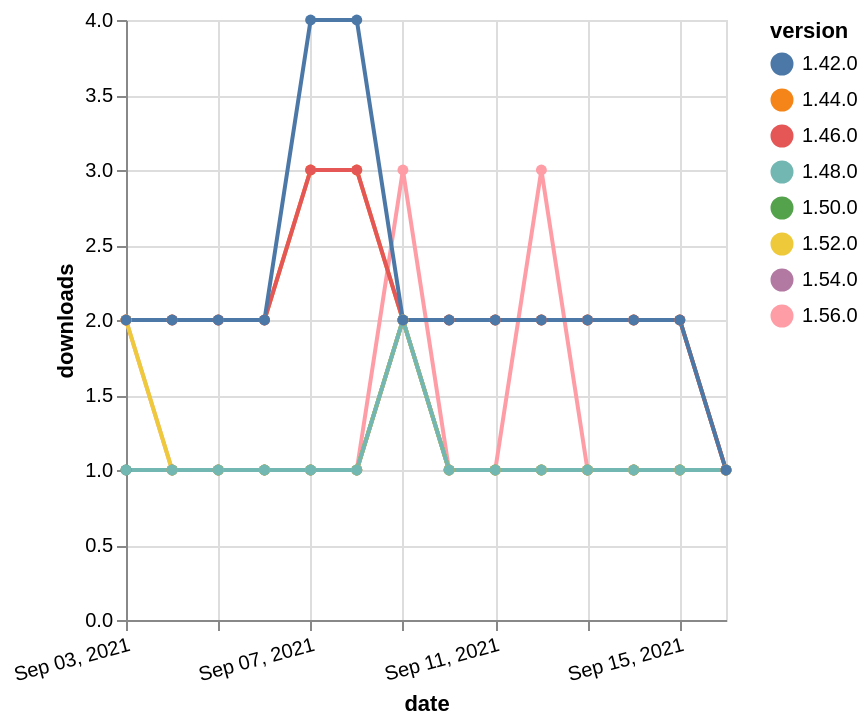

Write the Vega-Lite specification saved for this chart.
### Vega-Lite specification from a JSON file in a GitHub repository (floating-point values rounded to 4 significant figures)
{"$schema": "https://vega.github.io/schema/vega-lite/v5.json", "description": "A simple bar chart with embedded data.", "data": {"values": [{"date": "2021-09-03", "total": 183, "delta": 2, "version": "1.56.0"}, {"date": "2021-09-04", "total": 184, "delta": 1, "version": "1.56.0"}, {"date": "2021-09-05", "total": 185, "delta": 1, "version": "1.56.0"}, {"date": "2021-09-06", "total": 186, "delta": 1, "version": "1.56.0"}, {"date": "2021-09-07", "total": 187, "delta": 1, "version": "1.56.0"}, {"date": "2021-09-08", "total": 188, "delta": 1, "version": "1.56.0"}, {"date": "2021-09-09", "total": 191, "delta": 3, "version": "1.56.0"}, {"date": "2021-09-10", "total": 192, "delta": 1, "version": "1.56.0"}, {"date": "2021-09-11", "total": 193, "delta": 1, "version": "1.56.0"}, {"date": "2021-09-12", "total": 196, "delta": 3, "version": "1.56.0"}, {"date": "2021-09-13", "total": 197, "delta": 1, "version": "1.56.0"}, {"date": "2021-09-14", "total": 198, "delta": 1, "version": "1.56.0"}, {"date": "2021-09-15", "total": 199, "delta": 1, "version": "1.56.0"}, {"date": "2021-09-16", "total": 200, "delta": 1, "version": "1.56.0"}, {"date": "2021-09-03", "total": 155, "delta": 1, "version": "1.54.0"}, {"date": "2021-09-04", "total": 156, "delta": 1, "version": "1.54.0"}, {"date": "2021-09-05", "total": 157, "delta": 1, "version": "1.54.0"}, {"date": "2021-09-06", "total": 158, "delta": 1, "version": "1.54.0"}, {"date": "2021-09-07", "total": 159, "delta": 1, "version": "1.54.0"}, {"date": "2021-09-08", "total": 160, "delta": 1, "version": "1.54.0"}, {"date": "2021-09-09", "total": 162, "delta": 2, "version": "1.54.0"}, {"date": "2021-09-10", "total": 163, "delta": 1, "version": "1.54.0"}, {"date": "2021-09-11", "total": 164, "delta": 1, "version": "1.54.0"}, {"date": "2021-09-12", "total": 165, "delta": 1, "version": "1.54.0"}, {"date": "2021-09-13", "total": 166, "delta": 1, "version": "1.54.0"}, {"date": "2021-09-14", "total": 167, "delta": 1, "version": "1.54.0"}, {"date": "2021-09-15", "total": 168, "delta": 1, "version": "1.54.0"}, {"date": "2021-09-16", "total": 169, "delta": 1, "version": "1.54.0"}, {"date": "2021-09-03", "total": 191, "delta": 1, "version": "1.50.0"}, {"date": "2021-09-04", "total": 192, "delta": 1, "version": "1.50.0"}, {"date": "2021-09-05", "total": 193, "delta": 1, "version": "1.50.0"}, {"date": "2021-09-06", "total": 194, "delta": 1, "version": "1.50.0"}, {"date": "2021-09-07", "total": 195, "delta": 1, "version": "1.50.0"}, {"date": "2021-09-08", "total": 196, "delta": 1, "version": "1.50.0"}, {"date": "2021-09-09", "total": 198, "delta": 2, "version": "1.50.0"}, {"date": "2021-09-10", "total": 199, "delta": 1, "version": "1.50.0"}, {"date": "2021-09-11", "total": 200, "delta": 1, "version": "1.50.0"}, {"date": "2021-09-12", "total": 201, "delta": 1, "version": "1.50.0"}, {"date": "2021-09-13", "total": 202, "delta": 1, "version": "1.50.0"}, {"date": "2021-09-14", "total": 203, "delta": 1, "version": "1.50.0"}, {"date": "2021-09-15", "total": 204, "delta": 1, "version": "1.50.0"}, {"date": "2021-09-16", "total": 205, "delta": 1, "version": "1.50.0"}, {"date": "2021-09-03", "total": 2691, "delta": 2, "version": "1.44.0"}, {"date": "2021-09-04", "total": 2693, "delta": 2, "version": "1.44.0"}, {"date": "2021-09-05", "total": 2695, "delta": 2, "version": "1.44.0"}, {"date": "2021-09-06", "total": 2697, "delta": 2, "version": "1.44.0"}, {"date": "2021-09-07", "total": 2700, "delta": 3, "version": "1.44.0"}, {"date": "2021-09-08", "total": 2703, "delta": 3, "version": "1.44.0"}, {"date": "2021-09-09", "total": 2705, "delta": 2, "version": "1.44.0"}, {"date": "2021-09-10", "total": 2707, "delta": 2, "version": "1.44.0"}, {"date": "2021-09-11", "total": 2709, "delta": 2, "version": "1.44.0"}, {"date": "2021-09-12", "total": 2711, "delta": 2, "version": "1.44.0"}, {"date": "2021-09-13", "total": 2713, "delta": 2, "version": "1.44.0"}, {"date": "2021-09-14", "total": 2715, "delta": 2, "version": "1.44.0"}, {"date": "2021-09-15", "total": 2717, "delta": 2, "version": "1.44.0"}, {"date": "2021-09-16", "total": 2718, "delta": 1, "version": "1.44.0"}, {"date": "2021-09-03", "total": 2341, "delta": 2, "version": "1.46.0"}, {"date": "2021-09-04", "total": 2343, "delta": 2, "version": "1.46.0"}, {"date": "2021-09-05", "total": 2345, "delta": 2, "version": "1.46.0"}, {"date": "2021-09-06", "total": 2347, "delta": 2, "version": "1.46.0"}, {"date": "2021-09-07", "total": 2350, "delta": 3, "version": "1.46.0"}, {"date": "2021-09-08", "total": 2353, "delta": 3, "version": "1.46.0"}, {"date": "2021-09-09", "total": 2355, "delta": 2, "version": "1.46.0"}, {"date": "2021-09-10", "total": 2357, "delta": 2, "version": "1.46.0"}, {"date": "2021-09-11", "total": 2359, "delta": 2, "version": "1.46.0"}, {"date": "2021-09-12", "total": 2361, "delta": 2, "version": "1.46.0"}, {"date": "2021-09-13", "total": 2363, "delta": 2, "version": "1.46.0"}, {"date": "2021-09-14", "total": 2365, "delta": 2, "version": "1.46.0"}, {"date": "2021-09-15", "total": 2367, "delta": 2, "version": "1.46.0"}, {"date": "2021-09-16", "total": 2368, "delta": 1, "version": "1.46.0"}, {"date": "2021-09-03", "total": 185, "delta": 2, "version": "1.52.0"}, {"date": "2021-09-04", "total": 186, "delta": 1, "version": "1.52.0"}, {"date": "2021-09-05", "total": 187, "delta": 1, "version": "1.52.0"}, {"date": "2021-09-06", "total": 188, "delta": 1, "version": "1.52.0"}, {"date": "2021-09-07", "total": 189, "delta": 1, "version": "1.52.0"}, {"date": "2021-09-08", "total": 190, "delta": 1, "version": "1.52.0"}, {"date": "2021-09-09", "total": 192, "delta": 2, "version": "1.52.0"}, {"date": "2021-09-10", "total": 193, "delta": 1, "version": "1.52.0"}, {"date": "2021-09-11", "total": 194, "delta": 1, "version": "1.52.0"}, {"date": "2021-09-12", "total": 195, "delta": 1, "version": "1.52.0"}, {"date": "2021-09-13", "total": 196, "delta": 1, "version": "1.52.0"}, {"date": "2021-09-14", "total": 197, "delta": 1, "version": "1.52.0"}, {"date": "2021-09-15", "total": 198, "delta": 1, "version": "1.52.0"}, {"date": "2021-09-16", "total": 199, "delta": 1, "version": "1.52.0"}, {"date": "2021-09-03", "total": 241, "delta": 1, "version": "1.48.0"}, {"date": "2021-09-04", "total": 242, "delta": 1, "version": "1.48.0"}, {"date": "2021-09-05", "total": 243, "delta": 1, "version": "1.48.0"}, {"date": "2021-09-06", "total": 244, "delta": 1, "version": "1.48.0"}, {"date": "2021-09-07", "total": 245, "delta": 1, "version": "1.48.0"}, {"date": "2021-09-08", "total": 246, "delta": 1, "version": "1.48.0"}, {"date": "2021-09-09", "total": 248, "delta": 2, "version": "1.48.0"}, {"date": "2021-09-10", "total": 249, "delta": 1, "version": "1.48.0"}, {"date": "2021-09-11", "total": 250, "delta": 1, "version": "1.48.0"}, {"date": "2021-09-12", "total": 251, "delta": 1, "version": "1.48.0"}, {"date": "2021-09-13", "total": 252, "delta": 1, "version": "1.48.0"}, {"date": "2021-09-14", "total": 253, "delta": 1, "version": "1.48.0"}, {"date": "2021-09-15", "total": 254, "delta": 1, "version": "1.48.0"}, {"date": "2021-09-16", "total": 255, "delta": 1, "version": "1.48.0"}, {"date": "2021-09-03", "total": 3246, "delta": 2, "version": "1.42.0"}, {"date": "2021-09-04", "total": 3248, "delta": 2, "version": "1.42.0"}, {"date": "2021-09-05", "total": 3250, "delta": 2, "version": "1.42.0"}, {"date": "2021-09-06", "total": 3252, "delta": 2, "version": "1.42.0"}, {"date": "2021-09-07", "total": 3256, "delta": 4, "version": "1.42.0"}, {"date": "2021-09-08", "total": 3260, "delta": 4, "version": "1.42.0"}, {"date": "2021-09-09", "total": 3262, "delta": 2, "version": "1.42.0"}, {"date": "2021-09-10", "total": 3264, "delta": 2, "version": "1.42.0"}, {"date": "2021-09-11", "total": 3266, "delta": 2, "version": "1.42.0"}, {"date": "2021-09-12", "total": 3268, "delta": 2, "version": "1.42.0"}, {"date": "2021-09-13", "total": 3270, "delta": 2, "version": "1.42.0"}, {"date": "2021-09-14", "total": 3272, "delta": 2, "version": "1.42.0"}, {"date": "2021-09-15", "total": 3274, "delta": 2, "version": "1.42.0"}, {"date": "2021-09-16", "total": 3275, "delta": 1, "version": "1.42.0"}]}, "width": "container", "mark": {"type": "line", "point": {"filled": true}}, "encoding": {"x": {"field": "date", "type": "temporal", "timeUnit": "yearmonthdate", "title": "date", "axis": {"labelAngle": -15}}, "y": {"field": "delta", "type": "quantitative", "title": "downloads"}, "color": {"field": "version", "type": "nominal"}, "tooltip": {"field": "delta"}}}
